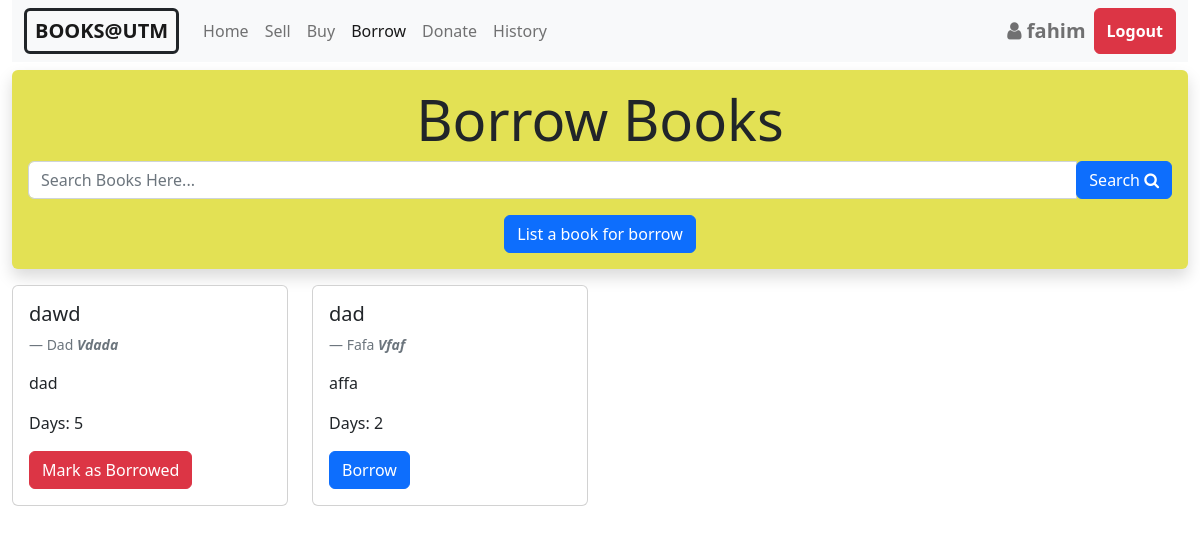
/borrow-book/index.php (signed in), run on an earlier commit of the app's database.
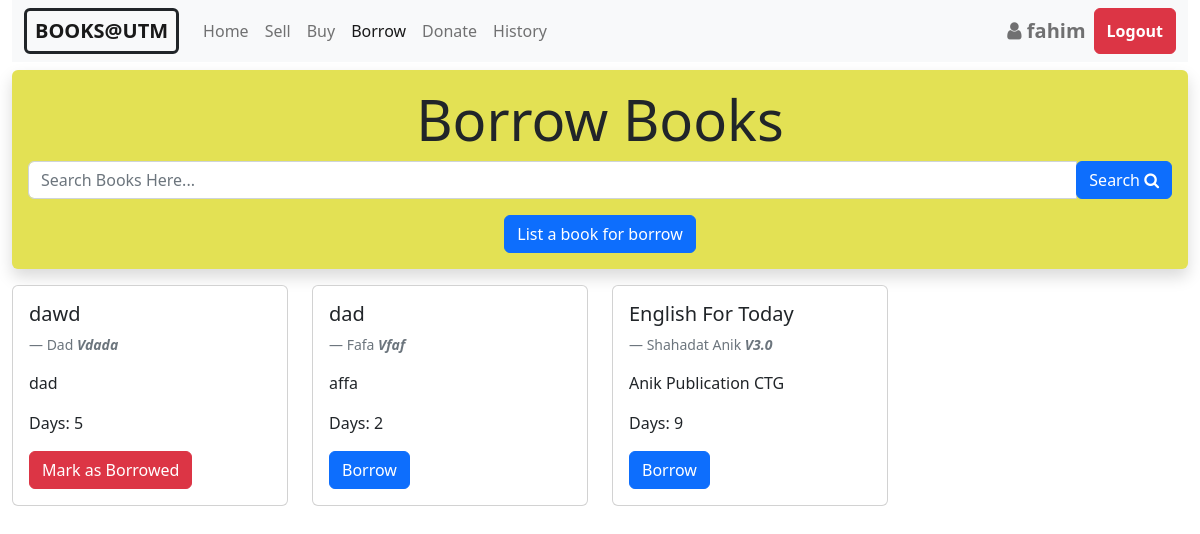
And on a later commit of the database.
### tables this page shows
CREATE TABLE `borrow_book` (
  `id` int(11) NOT NULL,
  `owner_id` int(11) NOT NULL,
  `book_name` varchar(50) NOT NULL,
  `author_name` varchar(50) NOT NULL,
  `book_version` varchar(20) NOT NULL,
  `book_publication` varchar(50) NOT NULL,
  `borrow_time` int(11) NOT NULL,
  `borrow_status` int(11) NOT NULL DEFAULT 0
);

### borrow-book/index.php (the view, shortened to what this page needs)
<?php
$loggedin = $_SESSION['logedin'];
if ($loggedin != 'true') {
    header('location:../login.php');
} else {
    $username = $_SESSION['username'];
}
?>
<html>
<head>
    <link rel="stylesheet" href="../css/bootstrap.min.css" />
    <link rel="stylesheet" href="https://cdnjs.cloudflare.com/ajax/libs/font-awesome/4.7.0/css/font-awesome.min.css" />
</head>
<body>
    <div class="container-fluid">
        <nav class="navbar navbar-expand-lg bg-light">
            <div class="container-fluid">
                <a class="navbar-brand text-decoration-none border border-dark border-3 rounded px-2" href="../home.php"><b>BOOKS@UTM</b></a>
                <div class="collapse navbar-collapse" id="navbarTogglerDemo02">
                <ul class="navbar-nav me-auto mb-2 mb-lg-0">
                        <li class="nav-item">
                            <a class="nav-link"  href="../home.php">Home</a>
                        </li>
                        <li class="nav-item">
                            <a class="nav-link" href="../sell-book">Sell</a>
                        </li>
                        <li class="nav-item">
                            <a class="nav-link" href="../buy-book">Buy</a>
                        </li>
                        <li class="nav-item">
                            <a class="nav-link active" aria-current="page" href="borrow-book">Borrow</a>
                            </li>
                        <li class="nav-item">
                            <a class="nav-link" href="../donate-book">Donate</a>
                        </li>
                        <li class="nav-item">
                            <a class="nav-link" href="../listing">History</a>
                        </li>
                    </ul>
                    <div class="d-flex ">
                        <span class="navbar-text fw-bold fs-5 mx-2">
                            <i class="fa fa-user " aria-hidden="true"></i>
                            <?php echo $username; ?>
                        </span>
                        <button class="btn btn-danger fw-bold" onclick="window.location.href='../login.php'">Logout</button>
                    </div>
                </div>
            </div>
        </nav>
        <div class="text-center shadow p-3 mt-2  rounded" style="background-color: #e3e154;">
            <h1 class="display-4">Borrow Books</h1>
            <form class="form-inline" method="POST">
                <div class="input-group col-md-6">
                    <input type="text" name="book_name" class="form-control" placeholder="Search Books Here..." required />
                    <span class="input-group-btn">
                        <button class="btn btn-primary" type="submit" name="submit"> Search <i class="fa fa-search" aria-hidden="true"></i></button>
                    </span>
                </div>
            </form>
            <a href="list_for_borrow.php" class="btn btn-primary">List a book for borrow</a>
        </div>
        <div class="row row-cols-1 row-cols-sm-1 row-cols-md-2 row-cols-lg-4 g-4 mt-2">
            <?php
            $dbservername = "localhost";
            $dbusername = "root";
            $dbpassword = "";
            $dbname = "book_sell";
            $conn = mysqli_connect($dbservername, $dbusername, $dbpassword, $dbname);
            if (isset($_POST['submit'])) {
                $book_name = $_POST['book_name'];
                $sql = "SELECT * FROM borrow_book WHERE borrow_status=0 and book_name LIKE '%$book_name%'";
            } else {
                $sql = "SELECT * from borrow_book where borrow_status=0";
            }
            $res = mysqli_query($conn, $sql);
            if (mysqli_num_rows($res) > 0) {
                while ($row = mysqli_fetch_assoc($res)) {
            ?>
                    <div class="col d-flex justify-content-center mt-2">
                        <div class="card w-100">
                            <div class="card-body">
                                <h5 class="card-title"><?= $row["book_name"]; ?></h5>
                                <footer class="blockquote-footer mt-1 text-capitalize"><?= $row["author_name"]; ?> <cite class="fw-bold">v<?= $row["book_version"]; ?></cite></footer>
                                <p class="card-text"><?= $row["book_publication"]; ?></p>
                                <p class="card-text">Days: <?= $row["borrow_time"]; ?></p>
                                <?php
                                if ($_SESSION['studentid'] == $row['owner_id']) {
                                    echo "<a class='btn btn-danger' href='mark_as_borrowed.php?book_id=" . $row['id'] . "'>Mark as Borrowed</a>";
                                } else {
                                    echo "<a class='btn btn-primary' href='details.php?id=" . $row['owner_id'] . "'>Borrow</a>";
                                }
                                ?>
                            </div>
                        </div>
                    </div>
            <?php }
            }
            ?>
        </div>
    </div>
</body>
</html>

What changed in the data, as far as the page shows it:
added borrow_book: book_name "English For Today", author_name "Shahadat Anik", book_version "3.0", book_publication "Anik Publication CTG", borrow_time "9"
